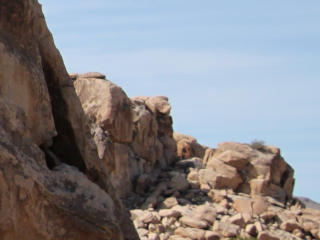
#> input picture Chap02/rock.ppm, 320 x 240 px
$ python '20210262_김우혁_scale_slide_histogram.py' --image Chap02/rock.ppm
#> lines starting #> are read from the running program, lines starting #| are printed output that depends on the picture
#> further down, image is the input picture: shape (240, 320, 3); mean B, G, R 139.3, 135.2, 136
from __future__ import print_function
import argparse
import cv2
import numpy as np
from matplotlib import pyplot as plt

def scaleHistogram(img, min_val, max_val):
    # 컬러 영상 처리: 각 채널별로 normalize
#> called with min_val = 50, max_val = 150
    channels = cv2.split(img)
    scaled_channels = [cv2.normalize(ch, None, min_val, max_val, cv2.NORM_MINMAX) for ch in channels]
#> scaled_channels = 3 items
    return cv2.merge(scaled_channels)
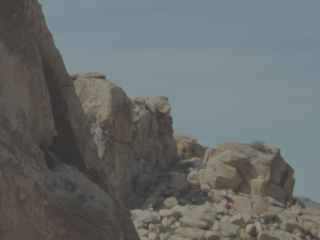
#> returned value: shape (240, 320, 3); mean of channels 0, 1, 2 107.5, 108.5, 104; drawn as B, G, R

def slideHistogram(img, val):
    # 각 채널에 대해 슬라이딩 수행
#> called with val = 50
    channels = cv2.split(img)
    slided_channels = []
    for ch in channels:
        hist = cv2.calcHist([ch], [0], None, [256], [0, 256]).flatten()
        slidehist = np.roll(hist, val)
        slidehist[:val] = 0

        # 255가 넘어가는 값들에 대한 처리
        if val > 0:
            slidehist[255] += np.sum(slidehist[256:])
            slidehist = slidehist[:256]
        else:
            slidehist = slidehist[:256]

        # 슬라이딩된 히스토그램을 바탕으로 다시 이미지 매핑 (간단하게 LUT 적용)
        lut = np.zeros(256, dtype=np.uint8)
        for i in range(256):
            lut[i] = min(255, i + val) if i + val < 256 else 255
        slided_channel = cv2.LUT(ch, lut)
        slided_channels.append(slided_channel)
#> this loop made 3 passes
#> pass 1, in slideHistogram, `slided_channel = cv2.LUT(ch, lut)`:
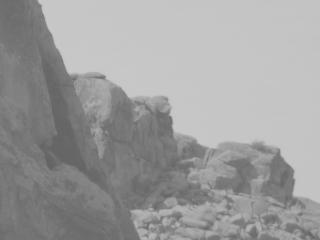
#> slided_channel: shape (240, 320); min 100, max 200, mean 157.5
#> pass 3, in slideHistogram, `slided_channel = cv2.LUT(ch, lut)`:
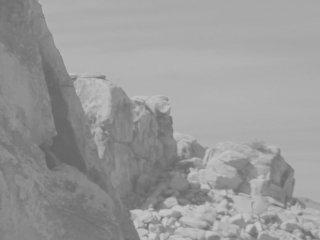
#> slided_channel: shape (240, 320); min 100, max 200, mean 154
#> after the loop, slided_channels = 3 items

    return cv2.merge(slided_channels)
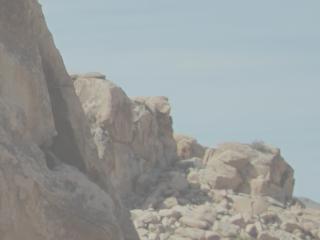
#> returned value: shape (240, 320, 3); mean of channels 0, 1, 2 157.5, 158.5, 154; drawn as B, G, R

if __name__ == "__main__":
    # 명령행 인자 처리
    ap = argparse.ArgumentParser()
    ap.add_argument('-i', '--image', required=True,
                    help='Path to the input image')
    ap.add_argument('-r', '--range', nargs=2, type=int,
                    default=[50, 150],
                    help='스케일링의 범위 (기본값: [50, 150])')
    ap.add_argument('-s', '--slide', type=int,
                    default=50,
                    help='슬라이딩의 값 (기본값: 50)')
    args = vars(ap.parse_args())

    filename    = args['image']
    scale_range = args['range']
    slide_value = args['slide']
    min_val     = scale_range[0]
    max_val     = scale_range[1]

    image = cv2.imread(filename)

    # 결과 영상 생성
    scaled_image = scaleHistogram(image, min_val, max_val)
    slided_image = slideHistogram(scaled_image, slide_value)

    # 히스토그램 계산
    color = ('b', 'g', 'r')
    orig_hist  = [cv2.calcHist([image],        [i], None, [256], [0, 256]) for i in range(3)]
#> orig_hist = 3 items
    scale_hist = [cv2.calcHist([scaled_image], [i], None, [256], [0, 256]) for i in range(3)]
#> scale_hist = 3 items
    slide_hist = [cv2.calcHist([slided_image], [i], None, [256], [0, 256]) for i in range(3)]
#> slide_hist = 3 items

    # 이미지 및 히스토그램 출력
    plt.figure(figsize=(15, 10))

    # 원본 이미지
    plt.subplot(3, 2, 1)
    plt.title('Original Image')
    plt.imshow(cv2.cvtColor(image, cv2.COLOR_BGR2RGB))
    plt.axis('off')

    # 원본 히스토그램
    plt.subplot(3, 2, 2)
    plt.title('Original Histogram')
    for i, col in enumerate(color):
        plt.plot(orig_hist[i], color=col)
    plt.xlim([0, 256])

    # 스케일링 이미지
    plt.subplot(3, 2, 3)
    plt.title('Scaled Image')
    plt.imshow(cv2.cvtColor(scaled_image, cv2.COLOR_BGR2RGB))
    plt.axis('off')

    # 스케일링 히스토그램
    plt.subplot(3, 2, 4)
    plt.title('Scaled Histogram')
    for i, col in enumerate(color):
        plt.plot(scale_hist[i], color=col)
    plt.xlim([0, 256])

    # 슬라이딩 이미지
    plt.subplot(3, 2, 5)
    plt.title('Slided Image')
    plt.imshow(cv2.cvtColor(slided_image, cv2.COLOR_BGR2RGB))
    plt.axis('off')

    # 슬라이딩 히스토그램
    plt.subplot(3, 2, 6)
    plt.title('Slided Histogram')
    for i, col in enumerate(color):
        plt.plot(slide_hist[i], color=col)
    plt.xlim([0, 256])

    plt.tight_layout()
    plt.show()
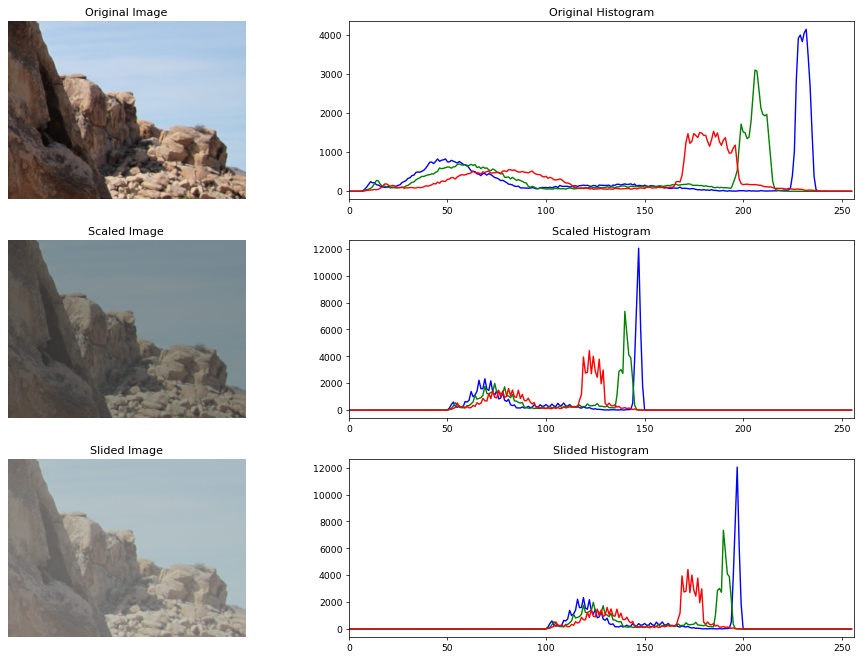
#> figure drawn by matplotlib, 6 panels; panel 2: curve peaks at x = 232, y = 4149; panel 2: curve peaks at x = 206, y = 3104; panel 2: curve peaks at x = 185, y = 1538; panel 4: curve peaks at x = 147, y = 12041
